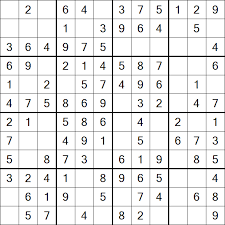
#> input picture Photos/sudoku.png, 225 x 225 px
$ python 13.threshold.py
#> lines starting #> are read from the running program, lines starting #| are printed output that depends on the picture
import cv2 as cv


# threshold = we want to take an image and change it into binary
# common one is to take a pixel and compare it to the threshold
# if the pixel < threshold, set it to 0, black
# 2 types, simple and adaptive
img = cv.imread("Photos/sudoku.png")
#> img is the input picture: shape (225, 225, 3); mean B, G, R 234.1, 234, 234
cv.imshow("Sud",img)

gray = cv.cvtColor(img, cv.COLOR_BGR2GRAY)
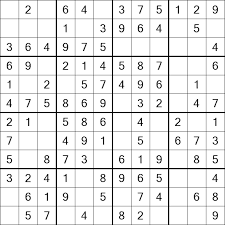
#> gray: shape (225, 225); min 0, max 255, mean 234
cv.imshow("gray",gray)


# simple thresholding, the threshold function returns a threshold and thresh
# takes the gray scale image into the function
# gray image, the check value, and then the what to set the value to if it is > threshold
# thresh = is the final image
threshold,thresh = cv.threshold(gray,200,255,cv.THRESH_BINARY )
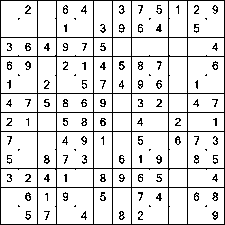
#> thresh: shape (225, 225); 87.6% white; black in thin lines or dots
cv.imshow("Simple thresh",thresh)

# for an inverse, cv.thresh_binary,_inv
threshold,thresh_inv = cv.threshold(gray,200,255,cv.THRESH_BINARY_INV )
#> thresh_inv: shape (225, 225); 12.4% white in thin lines or dots
cv.imshow("Simple thresh Inverse",thresh_inv)
# some flaws of simple is we must set  the threshold value


# Adaptive Threshold - computer finds the opt threshold
# we must still input an image, maxvalue, and a method to adapt
# binary, then blocksize = kernal size needs to know how large the image is
# c is the value to subtract from the mean, allows to fine tune the threshold
# we can also set it to gaussian, do NOT have to use mean
adapt_thresh = cv.adaptiveThreshold(gray,255,cv.ADAPTIVE_THRESH_MEAN_C, cv.THRESH_BINARY, 11,3)
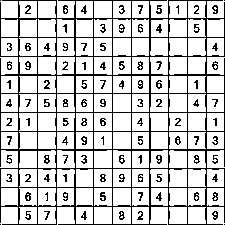
#> adapt_thresh: shape (225, 225); 80.6% white; black in thin lines or dots

cv.imshow("adaptive",adapt_thresh)
cv.waitKey(0)
